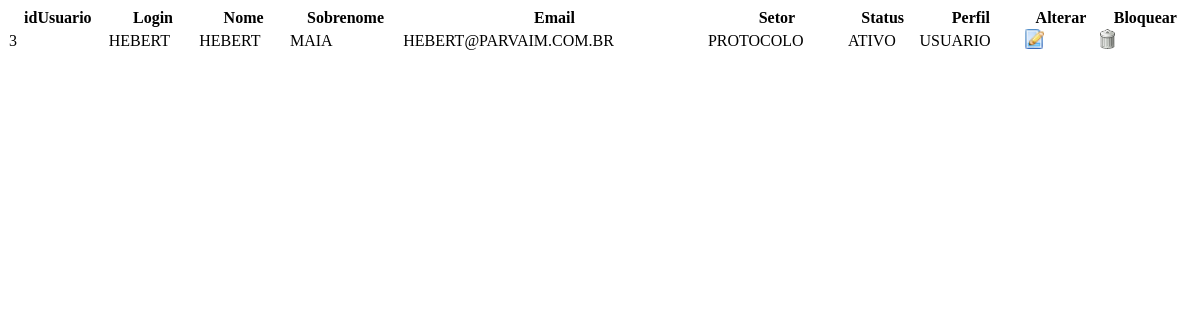
The page /site/recursos/includes/listar/listar_usuarios.php (signed in) on the database as committed earlier.
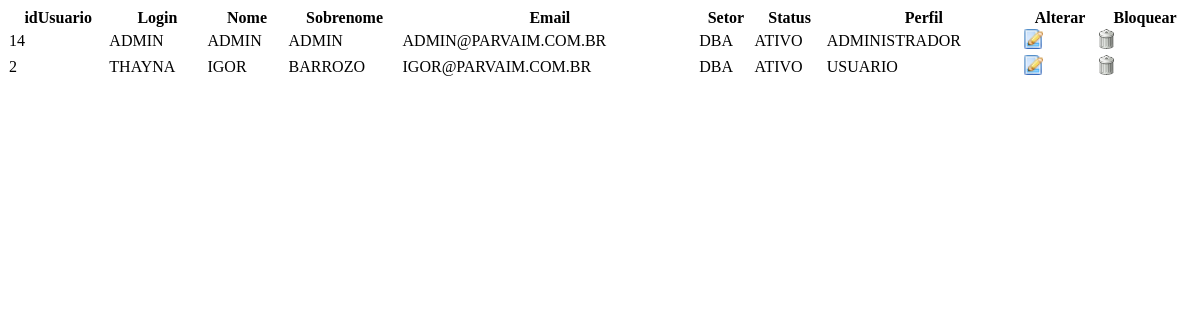
The same page on the database as committed later.
### tables this page shows
CREATE TABLE `usuario` (
  `idUsuario` int(11) NOT NULL,
  `login` varchar(50) NOT NULL,
  `nome` varchar(50) NOT NULL,
  `email` varchar(50) NOT NULL,
  `idSetor` int(11) NOT NULL,
  `senha` varchar(50) NOT NULL,
  `sobrenome` varchar(240) NOT NULL,
  `status` int(11) NOT NULL,
  `perfil` int(1) NOT NULL COMMENT '1 = adm, 0 = usu',
  `criado_por` varchar(50) NOT NULL
);

CREATE TABLE `setor` (
  `idSetor` int(11) NOT NULL,
  `setor` varchar(50) NOT NULL,
  `secretaria` varchar(50) NOT NULL,
  `descSecretaria` varchar(50) NOT NULL,
  `coordenadoria` varchar(50) NOT NULL,
  `descCoordenadoria` varchar(50) NOT NULL,
  `departamento` varchar(50) NOT NULL,
  `descDepartamento` varchar(50) NOT NULL,
  `usuario` varchar(50) NOT NULL
);

### site/recursos/includes/listar/listar_usuarios.php (the view, shortened to what this page needs)
<!DOCTYPE html>
<html>
    <head>
    </head>
    <body>
        <div style="overflow: auto; max-width: 100%;">
            <table id="table" class="display" cellspacing="0" width="100%">
                <thead>
                    <tr>
                        <th>idUsuario</th>
                        <th>Login</th>
                        <th>Nome</th>
                        <th>Sobrenome</th>
                        <th>Email</th>
                        <th>Setor</th>
                        <th>Status</th>
                        <th>Perfil</th>
                        <th>Alterar</th>
                        <th>Bloquear</th>
                    </tr>
                </thead>
                <tbody>
                    <?php
                    include_once '../estrutura/conexao/conexao.php';
                    $sql = "SELECT * FROM usuario u, setor s ";
                    $sql = $sql. " WHERE u.idSetor = s.idSetor ";
                    $sql = $sql. " AND u.status = 0";
                    $sql = $sql. " ORDER BY u.login";
                    $query = $pdo->prepare($sql);
                    $query->execute();
                    for ($i = 0; $dados = $query->fetch(); $i++) {
                        if($dados['status'] == 0){
                            $ativo = "ATIVO";
                        }else{
                            $ativo = "INATIVO";
                        }
                        if($dados['perfil'] == 1){
                            $perfil = "ADMINISTRADOR";
                        }else{
                            $perfil = "USUARIO";
                        }
                        $param = $dados['idUsuario'] . "|" ;
                          $param .= $dados['login']. "|";
                          $param .= $dados['nome']. "|";
                          $param .= $dados['sobrenome']. "|";
                          $param .= $dados['email']. "|";
                          $param .= $dados['idSetor']. "|";
                          $param .= $dados['setor']. "|";
                          $param .= $ativo. "|";
                          $param .= $perfil;
                        ?>
                        <tr>
                            <td><?php echo $dados['idUsuario']; ?></td>
                            <td><?php echo $dados['login']; ?></td>
                            <td><?php echo $dados['nome']; ?></td>
                            <td><?php echo $dados['sobrenome']; ?></td>
                            <td><?php echo $dados['email']; ?></td>
                            <td><?php echo $dados['setor']; ?></td>
                            <td><?php echo $ativo; ?></td>
                            <td><?php echo $perfil; ?></td>
                            <td><a href="#" id="edit-editar" data-id="<?php echo $param; ?>"><img src="recursos/imagens/estrutura/alterar.png" height="20px;" alt="alterar"></a></td>
                            <td><a href="#" id="edit-excluir"  data-id="<?php echo $param; ?>"><img src="recursos/imagens/estrutura/lixeira.png" alt="excluir" height="20px;"></a></td>
                        </tr>
                        <?php
                    }
                    ?>
                </tbody>
            </table>
        </div>
    </body>
</html>

Rows that differ between the two databases and show on the page:
no longer on this page (row edited): usuario: idUsuario "3", login "HEBERT", nome "HEBERT", sobrenome "MAIA", email "HEBERT@PARVAIM.COM.BR", idSetor.setor "PROTOCOLO", status "ATIVO", perfil "USUARIO"
added usuario: idUsuario "14", login "ADMIN", nome "ADMIN", sobrenome "ADMIN", email "ADMIN@PARVAIM.COM.BR", idSetor.setor "DBA", status "ATIVO", perfil "ADMINISTRADOR"
now on this page (row edited): usuario: idUsuario "2", login "THAYNA", nome "IGOR", sobrenome "BARROZO", email "IGOR@PARVAIM.COM.BR", idSetor.setor "DBA", status "ATIVO", perfil "USUARIO"
